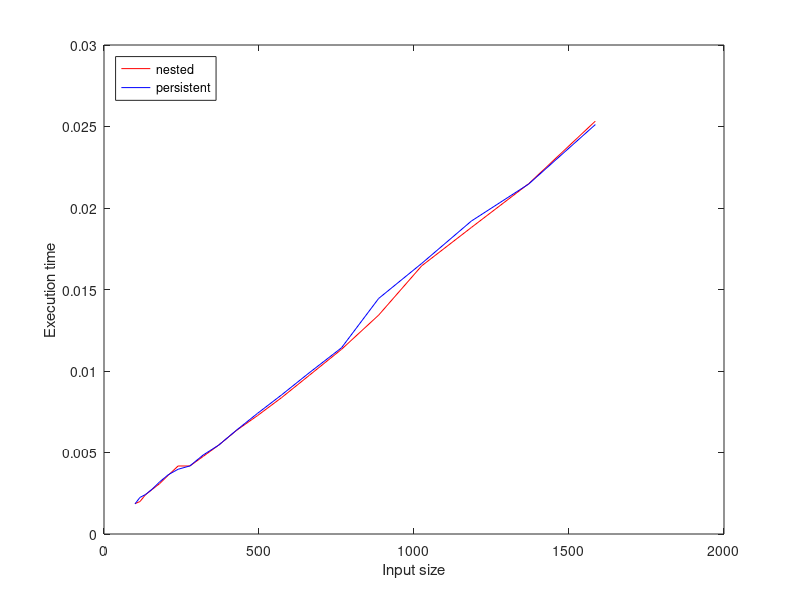

Reproduce this figure in MATLAB.
function StackDemo()
    %demonstrates how nested function invocation is unacceptably slow.

    sizes = round(logspace(2, 3.2, 20));

    timesNested = zeros(size(sizes));
    timesPersistent = zeros(size(sizes));

    for i = 1:numel(sizes)
        disp(sizes(i));
        %time the nested stack -- how a stack would be implemented if its
        %speed was at all acceptable.
        [push, pop] = nestedStack();
        a = cputime();
        testStack(push, pop, sizes(i), sizes(i));
        timesNested(i) = cputime() - a;

        %What happens when the stack is stored in a persistent, instead of
        %externally scoped variable. This is unusable for general purposes
        %because now there can only be one stack at a time.
        [push, pop] = persistentStack();
        a = cputime();
        testStack(push, pop, sizes(i), sizes(i));
        timesPersistent(i) = cputime() - a;
    end

    %plot the results.
    plot(sizes, timesNested, 'r-', sizes, timesPersistent, 'b-');
    xlabel('Input size');
    ylabel('Execution time');
    legend('nested', 'persistent', 'Location', 'NorthWest');

end

function testStack(push, pop, n, m)
    for i = 1:n
        push(n);
    end
    for i = 1:m
        pop();
    end
end

function [pushFn, popFn] = nestedStack()
    %implement a stack using nested functions.
    stack = {};

    pushFn = @push;
    popFn = @pop;

    function push(what)
        stack = {what stack};
    end

    function what = pop()
        if isempty(stack)
            what = [];
            stack = {};
        else
            what = stack{1};
            stack = stack{2};
        end
    end
end

function [pushFn, popFn] = persistentStack()
    %same as above ut the stack is in a persistent var.
    %NO GOOD FOR ACTUAL USE since you cannot have more than one stack this way.

    persistent stack;

    pushFn = @push;
    popFn = @pop;

    function push(what)
        stack = {what stack};
    end

    function what = pop()
        if isempty(stack)
            what = [];
            stack = {};
        else
            what = stack{1};
            stack = stack{2};
        end
    end
end